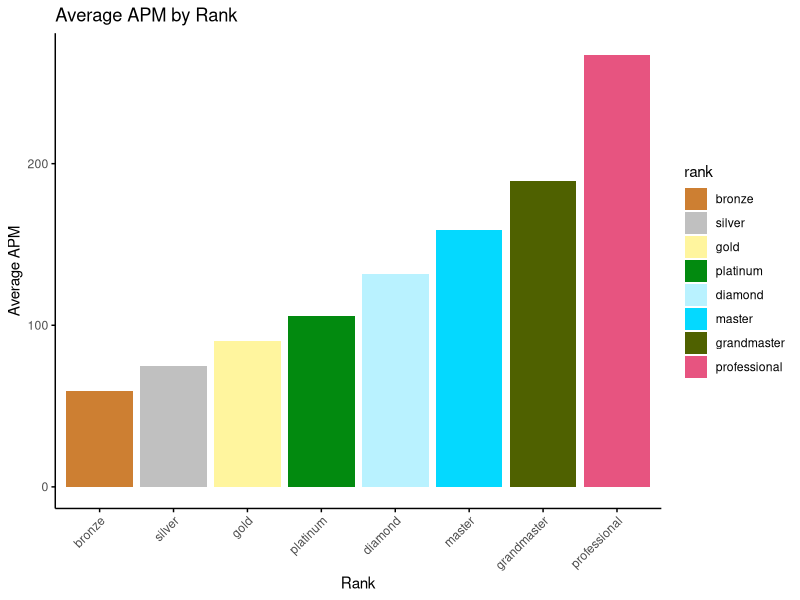
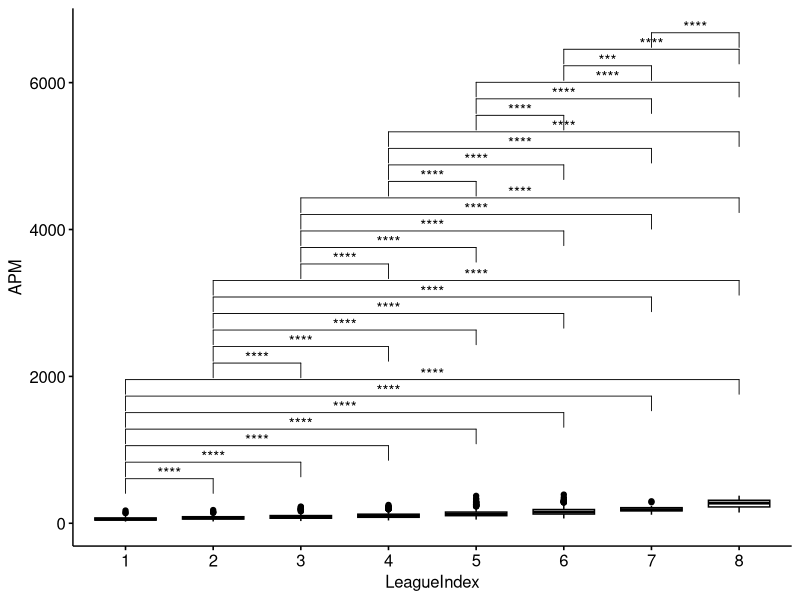

These figures' R source, in order:
## ---- chunk 1
library(tidyverse)
library(rstatix)
library(ggpubr)
## ---- chunk 2
#Main dataset of players across all ranks.
#LeagueIndex: Bronze, Silver, Gold, Platinum, Diamond, Master, GrandMaster, and Professional leagues coded 1-8 (Ordinal)
main = read.csv('./data/SkillCraft1_Dataset.csv')
## ---- chunk 3
#rank labels
ranks <- c('bronze', 'silver', 'gold', 'platinum', 'diamond', 'master', 'grandmaster', 'professional')

#rank colors:
rank_colors <- c('#CD7F32', '#C0C0C0', '#FFF59E', '#028A0F', '#B9F2FF', '#04D9FF', '#4f6100', '#E75480')

#groupby rank, summarize avg APM, then plot
eda_apm <- main %>% group_by(LeagueIndex) %>% summarize(avgAPM = mean(APM)) %>% mutate(rank = ranks[LeagueIndex])

#make rank col factor
eda_apm$rank <-factor(eda_apm$rank, levels = ranks)

ggplot(eda_apm, aes(x = rank, y = avgAPM, fill = rank)) +
  geom_bar(stat = "identity") +
  labs(title = "Average APM by Rank", x = "Rank", y = "Average APM") +
  scale_fill_manual(values = rank_colors) +
  theme_minimal() +
  theme(
    panel.grid.major = element_blank(),
    panel.grid.minor = element_blank(),
    axis.ticks = element_line(color = "black"),
    axis.line = element_line(color = "black"),
    axis.text.x = element_text(angle = 45, hjust = 1)
  )

## ---- chunk 4
#APM pw t-test
pw_apm <- main %>% pairwise_t_test(APM ~ LeagueIndex, pool.sd = FALSE)


## ---- chunk 5
#APM pw t-test boxplot
apm_plot <- pw_apm %>% 
  add_xy_position(x='LeagueIndex', step.increase = 1)

ggboxplot(main, x='LeagueIndex', y='APM') + 
  stat_pvalue_manual(apm_plot, hide.ns = TRUE)


